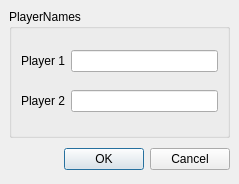
<ui version="4.0" >
 <author></author>
 <comment></comment>
 <exportmacro></exportmacro>
 <class>NameDialog</class>
 <widget class="QDialog" name="NameDialog" >
  <property name="geometry" >
   <rect>
    <x>0</x>
    <y>0</y>
    <width>239</width>
    <height>184</height>
   </rect>
  </property>
  <property name="windowTitle" >
   <string>Configure Names</string>
  </property>
  <layout class="QVBoxLayout" >
   <property name="margin" >
    <number>9</number>
   </property>
   <property name="spacing" >
    <number>6</number>
   </property>
   <item>
    <widget class="QGroupBox" name="groupBox" >
     <property name="title" >
      <string>PlayerNames</string>
     </property>
     <layout class="QGridLayout" >
      <property name="margin" >
       <number>9</number>
      </property>
      <property name="spacing" >
       <number>6</number>
      </property>
      <item row="1" column="1" >
       <widget class="QLineEdit" name="editPlayer2" />
      </item>
      <item row="0" column="1" >
       <widget class="QLineEdit" name="editPlayer1" />
      </item>
      <item row="0" column="0" >
       <widget class="QLabel" name="label_1" >
        <property name="text" >
         <string>Player 1</string>
        </property>
       </widget>
      </item>
      <item row="1" column="0" >
       <widget class="QLabel" name="label_2" >
        <property name="text" >
         <string>Player 2</string>
        </property>
       </widget>
      </item>
     </layout>
    </widget>
   </item>
   <item>
    <layout class="QHBoxLayout" >
     <property name="margin" >
      <number>0</number>
     </property>
     <property name="spacing" >
      <number>6</number>
     </property>
     <item>
      <spacer>
       <property name="orientation" >
        <enum>Qt::Horizontal</enum>
       </property>
       <property name="sizeHint" >
        <size>
         <width>31</width>
         <height>31</height>
        </size>
       </property>
      </spacer>
     </item>
     <item>
      <widget class="QPushButton" name="okButton" >
       <property name="text" >
        <string>OK</string>
       </property>
      </widget>
     </item>
     <item>
      <widget class="QPushButton" name="cancelButton" >
       <property name="text" >
        <string>Cancel</string>
       </property>
      </widget>
     </item>
    </layout>
   </item>
  </layout>
 </widget>
 <pixmapfunction></pixmapfunction>
 <resources/>
 <connections>
  <connection>
   <sender>okButton</sender>
   <signal>clicked()</signal>
   <receiver>NameDialog</receiver>
   <slot>accept()</slot>
   <hints>
    <hint type="sourcelabel" >
     <x>95</x>
     <y>158</y>
    </hint>
    <hint type="destinationlabel" >
     <x>119</x>
     <y>91</y>
    </hint>
   </hints>
  </connection>
  <connection>
   <sender>cancelButton</sender>
   <signal>clicked()</signal>
   <receiver>NameDialog</receiver>
   <slot>reject()</slot>
   <hints>
    <hint type="sourcelabel" >
     <x>186</x>
     <y>158</y>
    </hint>
    <hint type="destinationlabel" >
     <x>119</x>
     <y>91</y>
    </hint>
   </hints>
  </connection>
 </connections>
</ui>
